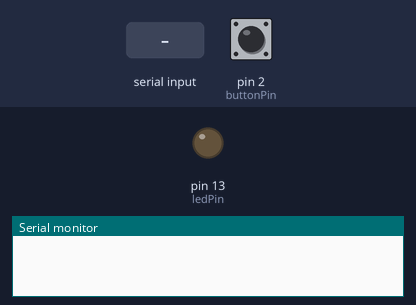
This sketch was run on a simulated Arduino Uno, built with avr-gcc and run on an emulated ATmega328P. On the bench: output pins drawn as LEDs (lit = HIGH), the last lines printed to the serial monitor. Dashed ring = blinking. The inputs (shaded band) are chosen by the test bench; at power-on: pin 2 (buttonPin) LOW.

Above: at 1.2 s.
1.3 s: pin 2 (buttonPin) pulled HIGH for 1 s
At 2.4 s:
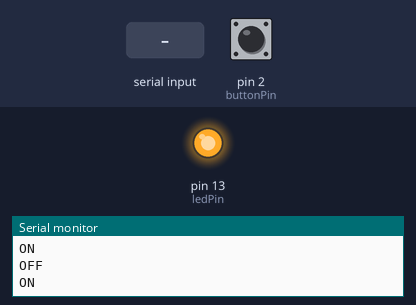
3.8 s: "test\n" received over Serial
At 5.0 s:
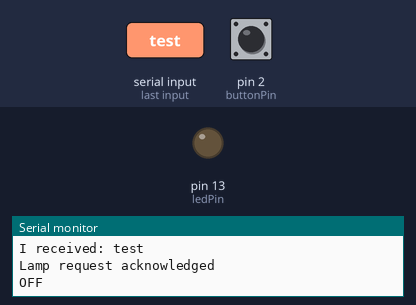
6.8 s: pin 2 (buttonPin) pulled HIGH for 0.15 s
At 7.1 s:
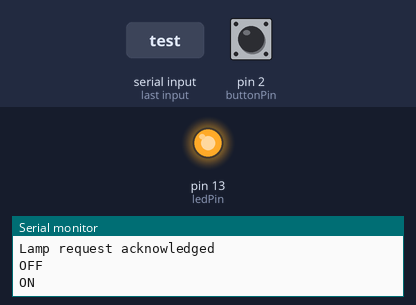
8.4 s: pin 2 (buttonPin) pulled HIGH for 3.2 s
At 8.7 s:
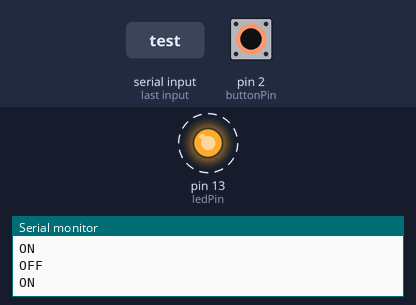
Timing chart, 0 to 12.9 s (numbered marks = the images above; inputs shaded):
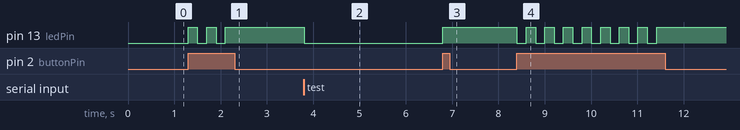

Measured:
- after the input at 1.3 s, pin 13 (ledPin): alternates HIGH for 0.20 s and LOW for 0.20 s, 5 changes in all, then stays HIGH, starting at once
- after the input at 3.8 s, pin 13 (ledPin): HIGH → LOW at once
- after the input at 6.8 s, pin 13 (ledPin): LOW → HIGH at once
- after the input at 8.4 s, pin 13 (ledPin): alternates HIGH for 0.20 s and LOW for 0.20 s, 16 changes in all, then stays HIGH, starting at once

The sketch:

Button_refact.ino
```cpp
// constants won't change. They're used here to set pin numbers:
const int buttonPin = 2;     // the number of the pushbutton pin
const int ledPin =  13;      // the number of the LED pin

// variables will change:
int buttonState = LOW;         // variable for reading the pushbutton status
int actualstate;

long time =0;
long debounce =200;
String lampregister=String(500);
void setup() {
   Serial.begin(9600);
  // initialize the LED pin as an output:
  pinMode(ledPin, OUTPUT);
  // initialize the pushbutton pin as an input:
  pinMode(buttonPin, INPUT);
 }

void ledInv()
{
   buttonState = ~buttonState;
   digitalWrite(ledPin, buttonState);
}

void readSerial()
{
  lampregister = Serial.readStringUntil('\n');
}

void checkSerial()
{
    if(lampregister == "test" )
    {
      Serial.write ("Lamp request acknowledged\n");
      lampregister ="\n";
      buttonStateFunct();
    }
}
void buttonStateFunct()
{
    if(!buttonState)
      Serial.write("ON\n");
    else
      Serial.write("OFF\n");
  ledInv();
}
void debug()
{
    Serial.print("I received: ");      //DEBUG
    Serial.println(lampregister);       //DEBUG
}
void serial()
{
   if (Serial.available() > 0)
  {
    // read the incoming byte:
    readSerial();
    debug();
  }
}
bool buttonActuallyPressed()
{
   // check if the pushbutton is pressed. If it is, the buttonState is HIGH:
  if (actualstate==HIGH && millis() - time > debounce)
  {
    buttonStateFunct();
  time= millis();
  return true;
  }
  else
  return false;
}
void loop()
{
  // read the state of the pushbutton value:
  actualstate = digitalRead(buttonPin);
  serial();
  if(!buttonActuallyPressed())
  checkSerial();
}
```
